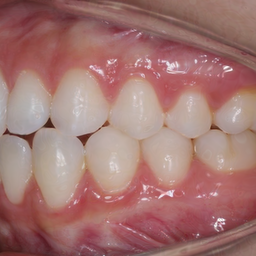
#> input picture images/synthetic_images/stylegan_mix/left/stylegan_mixleft1.png, 256 x 256 px, found by its file name; its folder holds 4 pictures in this run
$ python flip_images_horizontally.py
#> lines starting #> are read from the running program, lines starting #| are printed output that depends on the picture
from PIL import Image
import os
from os import listdir


folder = "../filtered_data/left/"
dest_folder = "../filtered_data/side/"

for image in os.listdir(folder):
    if (image.endswith(".png") or image.endswith(".jpg")\
        or image.endswith(".jpeg")):

        img = Image.open(folder + image)
#> img is the input picture: PIL image 256x256 RGB; mean R, G, B 162.9, 117.3, 113.5

        if img.mode in ("RGBA", "P"):
            img = img.convert("RGB")

        # Flip the original image horizontally
        flipped_img = img.transpose(method=Image.FLIP_LEFT_RIGHT)
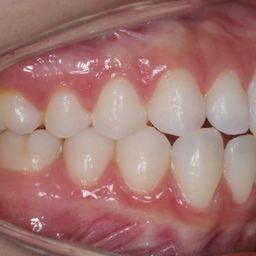
#> flipped_img: PIL image 256x256 RGB; mean R, G, B 162.9, 117.3, 113.5
        flipped_img.save(dest_folder + image)

        img.close()
        flipped_img.close()
#> pass 2 of the loop `for image in os.listdir(folder):`:
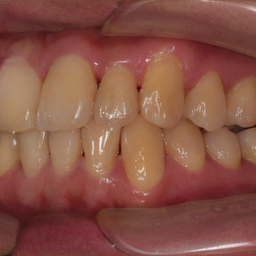
#> input picture images/synthetic_images/stylegan_mix/left/stylegan_mixleft2.png, 256 x 256 px, found by its file name
#> img is the input picture: PIL image 256x256 RGB; mean R, G, B 136.3, 83, 69.8
#> `flipped_img = img.transpose(method=Image.FLIP_LEFT_RIGHT)`:
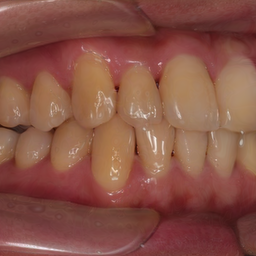
#> flipped_img: PIL image 256x256 RGB; mean R, G, B 136.3, 83, 69.8
#> pass 3 of the loop `for image in os.listdir(folder):`:
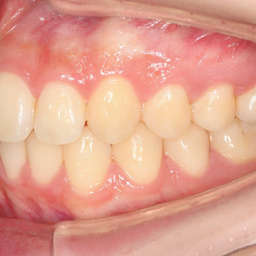
#> input picture images/synthetic_images/stylegan_mix/left/stylegan_mixleft3.png, 256 x 256 px, found by its file name
#> img is the input picture: PIL image 256x256 RGB; mean R, G, B 225, 161.8, 142.6
#> `flipped_img = img.transpose(method=Image.FLIP_LEFT_RIGHT)`:
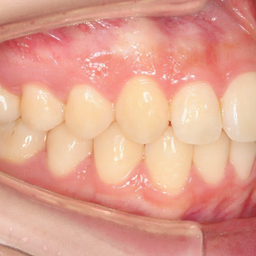
#> flipped_img: PIL image 256x256 RGB; mean R, G, B 225, 161.8, 142.6
#> the loop made 4 passes; the first 3 are shown
